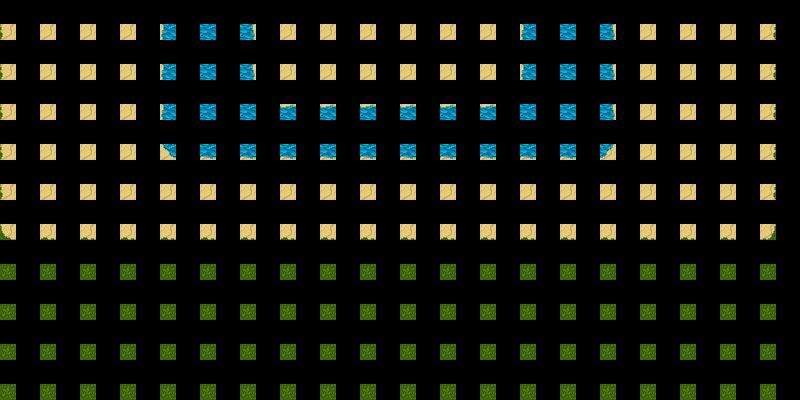

This game map was drawn from its Tiled (.tmx) file and the tilesets committed beside it. A one-line description and the trimmed map source follow:
An orthogonal 20x10 tile map with 40x40 px tiles, 1 tile layer (Tile Layer 1).

<map version="1.0" orientation="orthogonal" width="20" height="10" tilewidth="40" tileheight="40">
 <tileset firstgid="1" name="beachset_cropped2" tilewidth="16" tileheight="16">
  <image source="gfx/game/beachset_cropped2.png" width="176" height="48" />
 </tileset>
 <layer name="Tile Layer 1" width="20" height="10">
  <data>[200 cells, 200 non-empty, 14 distinct tile ids]</data>
 </layer>
</map>
